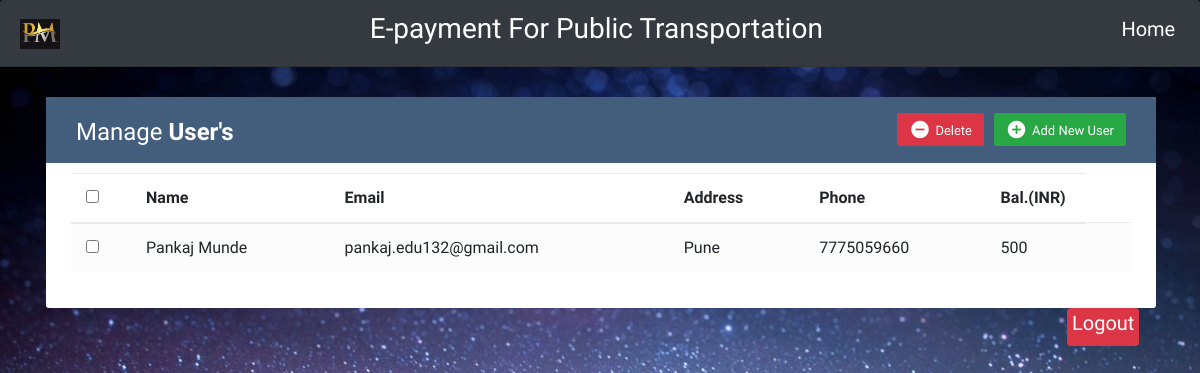
The page /index on the database as committed earlier.
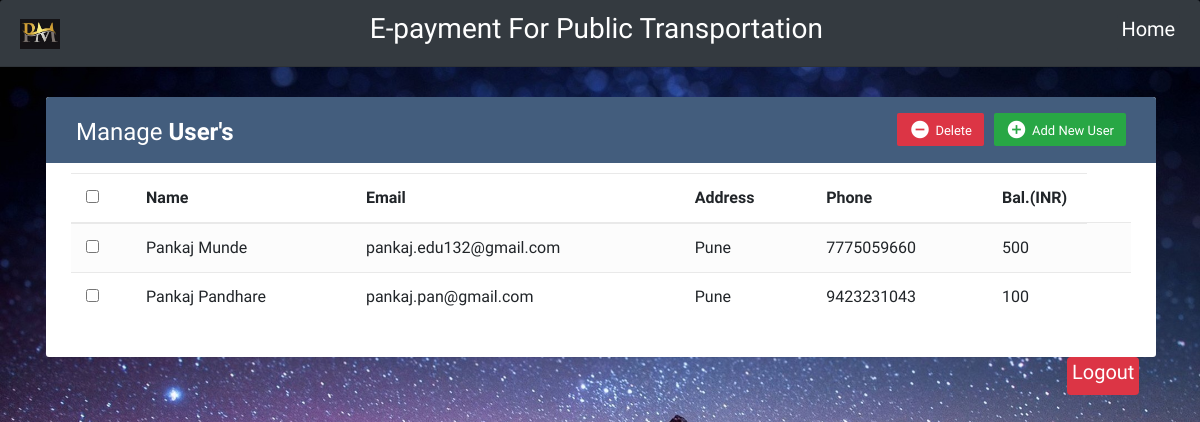
The same page on the database as committed later.
### tables this page shows
CREATE TABLE user_info (
                                        id integer PRIMARY KEY AUTOINCREMENT,
                                        username text NOT NULL,
                                        name text NOT NULL,
                                        addr text NOT NULL,
                                        phone_num text NOT NULL,
                                        bal integer NOT NULL,
                                        fid integer NOT Null
                                    );

### app.py (the view, shortened to what this page needs)
@app.route('/index', methods=["GET", "POST"])
def index():
    user_info = retrieveUsers()
    return render_template('index.html', users=user_info)

### app.py (called while the page is built)
def create_connection(db_file):
    conn = None
    try:
        conn = sqlite3.connect(db_file)
        return conn
    except Error as e:
        print(e)
    return conn

def retrieveUsers():
    con = create_connection("user_database.db")
    cur = con.cursor()
    cur.execute("SELECT * FROM user_info")
    users = cur.fetchall()
    con.close()
    return users

### templates/index.html (shortened to what this page needs)
{% extends "base.html" %}
{% block content %}
    <head>
    </head>
    <div class="container-xl">
        <div class="table-responsive">
            <div class="table-wrapper">
                <div class="table-title">
                    <div class="row">
                        <div class="col-sm-6">
                            <h2>Manage <b>User's</b></h2>
                        </div>
                        <div class="col-sm-6">
                            <a href="#addEmployeeModal" class="btn btn-success" data-toggle="modal"><i
                                    class="material-icons">&#xE147;</i> <span>Add New User</span></a>
                            <a href="#deleteEmployeeModal" class="btn btn-danger" data-toggle="modal"><i
                                    class="material-icons">&#xE15C;</i> <span>Delete</span></a>
                        </div>
                    </div>
                </div>
                <table class="table table-striped table-hover">
                    <thead>
                    <tr>
                        <th>
							<span class="custom-checkbox">
								<input type="checkbox" id="selectAll">
							</span>
                        </th>
                        <th>Name</th>
                        <th>Email</th>
                        <th>Address</th>
                        <th>Phone</th>
                        <th>Bal.(INR)</th>
                    </tr>
                    </thead>
                    <tbody>
                    {% for item in users %}
                        <tr>
                            <td>
							<span class="custom-checkbox">
								<input type="checkbox" id="checkbox1" name="options[]" value="1">
							</span>
                            </td>
                            <td>{{ item[2] }}</td>
                            <td>{{ item[1] }}</td>
                            <td>{{ item[3] }}</td>
                            <td>{{ item[4] }}</td>
                            <td>{{ item[5] }}</td>
                            <td>
                            </td>
                        </tr>
                    {% endfor %}
                    </tbody>
                </table>
            </div>
            <a style="margin-left:92%" href="/" class="badge badge-danger"><h5>Logout</h5></a>
        </div>
    </div>
{% endblock %}

### templates/base.html (shortened to what this page needs)
<!DOCTYPE html>
<html>
<head>
    <link rel="stylesheet" href="https://stackpath.bootstrapcdn.com/bootstrap/4.5.0/css/bootstrap.min.css">
    <link rel="stylesheet" href="https://maxcdn.bootstrapcdn.com/font-awesome/4.7.0/css/font-awesome.min.css">
    <link href="//maxcdn.bootstrapcdn.com/bootstrap/4.1.1/css/bootstrap.min.css" rel="stylesheet" id="bootstrap-css">
	<link rel="stylesheet" href="https://stackpath.bootstrapcdn.com/bootstrap/4.1.3/css/bootstrap.min.css">
	<link rel="stylesheet" href="https://use.fontawesome.com/releases/v5.3.1/css/all.css">
	<link rel="stylesheet" href="{{ url_for('static', filename='css/style.css') }}">
</head>
<body >
    <nav class="navbar navbar-dark bg-dark card-header justify-content-between">
        <a class="navbar-brand" href="#">
            <img src="{{ url_for('static', filename='img/pm_logo.jpg') }}" width="40" height="30" alt="">
        </a>
        <div><h3>E-payment For Public Transportation</h3></div>
        <div>
            <a href="/" class="badge badge-dark"><h5>Home</h5></a>
        </div>
    </nav>
        <div class="hero-body">
               {% block content %}
               {% endblock %}
            </div>
</body>
</html>

### static/css/style.css (style rules this page uses)
html, body { background-image: url('../img/backgroung.jpg'); background-size: cover; background-repeat: no-repeat; height: 100%; font-family: 'Numans', sans-serif; }
.card-header h3 { color: white; }
.table-responsive { margin: 30px 0; margin-left: 1px; }
.table-wrapper { background: #fff; padding: 20px 25px; border-radius: 3px; min-width: 1000px; box-shadow: 0 1px 1px rgba(0, 0, 0, .05); }
.table-title { padding-bottom: 15px; background: #435d7d; color: #fff; padding: 16px 30px; min-width: 100%; margin: -20px -25px 10px; border-radius: 3px 3px 0 0; }
.table-title h2 { margin: 5px 0 0; font-size: 24px; }
.table-title .btn { color: #fff; float: right; font-size: 13px; border: none; min-width: 50px; border-radius: 2px; border: none; outline: none !important; margin-left: 10px; }
.table-title .btn i { float: left; font-size: 21px; margin-right: 5px; }
.table-title .btn span { float: left; margin-top: 2px; }
table.table tr th, table.table tr td { border-color: #e9e9e9; padding: 12px 15px; vertical-align: middle; }
table.table tr th:first-child { width: 60px; }
table.table tr th:last-child { width: 100px; }
table.table-striped tbody tr:nth-of-type(odd) { background-color: #fcfcfc; }

Rows that differ between the two databases and show on the page:
added user_info: name "Pankaj Pandhare", username "pankaj.pan@gmail.com", addr "Pune", phone_num "9423231043", bal "100"
